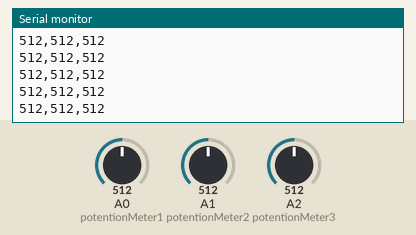
Bench run of a sketch on a simulated Arduino Uno, built with avr-gcc and run on an emulated ATmega328P. On the bench: the last lines printed to the serial monitor. Inputs (shaded band) come from the test bench; at power-on: A0 (potentionMeter1) = 512, A1 (potentionMeter2) = 512, A2 (potentionMeter3) = 512.

Above: at 1.2 s.
1.3 s: A0 (potentionMeter1) set to 11
At 2.1 s:
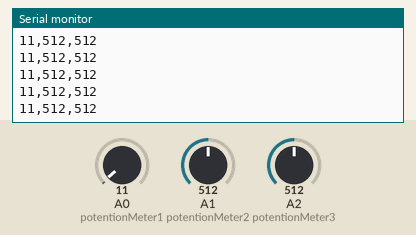
2.8 s: A0 (potentionMeter1) set to 8
At 3.3 s:
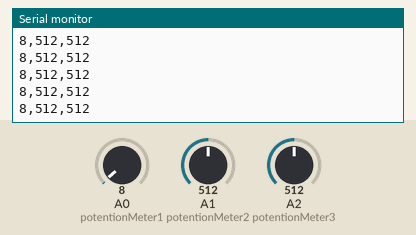
Timing chart, 0 to 5.8 s (numbered marks = the images above; inputs shaded):
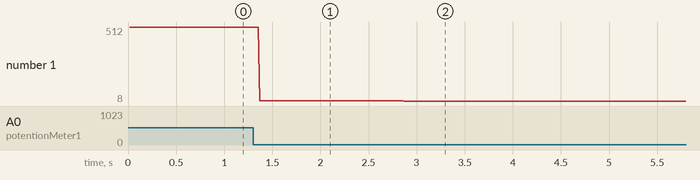

Measured:
- after the input at 1.3 s, the serial monitor: prints a new line after 0.07 s (image 1)
- after the input at 2.8 s, the serial monitor: prints a new line after 0.07 s (image 2)
- plotted number 1: 512 → 11 after the input at 1.3 s, 11 → 8 after the input at 2.8 s

The sketch:

serial_connection.ino
```cpp
const int potentionMeter1 = A0;
const int potentionMeter2 = A1;
const int potentionMeter3 = A2;

void setup() {
  Serial.begin(9600); // シリアル通信の初期化
  Serial.println("Hello Arduino!"); // 初回メッセージ
}

void loop() {
  int value1 = analogRead(potentionMeter1);
  int value2 = analogRead(potentionMeter2);
  int value3 = analogRead(potentionMeter3);

  Serial.print(value1);
  Serial.print(",");
  Serial.print(value2);
  Serial.print(",");
  Serial.println(value3); // 改行してデータを送信

  delay(10); // 負荷を軽減するための短い遅延
}
```
